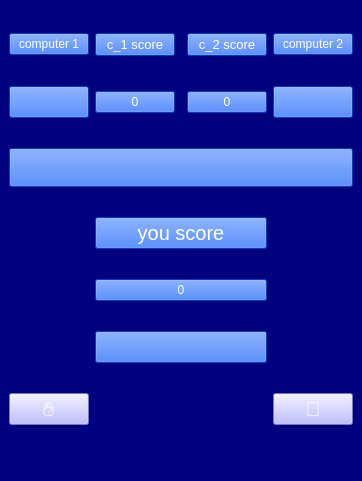
<?xml version="1.0" encoding="UTF-8"?>
<ui version="4.0">
 <class>MainWindow</class>
 <widget class="QMainWindow" name="MainWindow">
  <property name="geometry">
   <rect>
    <x>0</x>
    <y>0</y>
    <width>342</width>
    <height>481</height>
   </rect>
  </property>
  <property name="windowTitle">
   <string>MainWindow</string>
  </property>
  <property name="styleSheet">
   <string notr="true">background-color: rgb(0, 0, 127);
color: rgb(255, 255, 255);</string>
  </property>
  <widget class="QWidget" name="centralwidget">
   <layout class="QGridLayout" name="gridLayout">
    <item row="12" column="0">
     <widget class="QPushButton" name="l">
      <property name="font">
       <font>
        <pointsize>15</pointsize>
       </font>
      </property>
      <property name="styleSheet">
       <string notr="true">background-color: rgb(0, 85, 255);
background-color: rgb(170, 170, 255);</string>
      </property>
      <property name="text">
       <string>✋</string>
      </property>
     </widget>
    </item>
    <item row="0" column="4">
     <widget class="QPushButton" name="pushButton_8">
      <property name="styleSheet">
       <string notr="true">background-color: rgb(0, 85, 255);</string>
      </property>
      <property name="text">
       <string>computer 2</string>
      </property>
     </widget>
    </item>
    <item row="0" column="3">
     <widget class="QPushButton" name="pushButton_6">
      <property name="font">
       <font>
        <pointsize>10</pointsize>
       </font>
      </property>
      <property name="styleSheet">
       <string notr="true">background-color: rgb(0, 85, 255);</string>
      </property>
      <property name="text">
       <string>c_2 score</string>
      </property>
     </widget>
    </item>
    <item row="0" column="1">
     <widget class="QPushButton" name="pushButton_9">
      <property name="font">
       <font>
        <pointsize>10</pointsize>
       </font>
      </property>
      <property name="styleSheet">
       <string notr="true">background-color: rgb(0, 85, 255);</string>
      </property>
      <property name="text">
       <string>c_1 score</string>
      </property>
     </widget>
    </item>
    <item row="1" column="3">
     <widget class="QPushButton" name="c2_s">
      <property name="styleSheet">
       <string notr="true">background-color: rgb(0, 85, 255);</string>
      </property>
      <property name="text">
       <string>0</string>
      </property>
     </widget>
    </item>
    <item row="1" column="4">
     <widget class="QPushButton" name="c_2">
      <property name="font">
       <font>
        <pointsize>15</pointsize>
       </font>
      </property>
      <property name="styleSheet">
       <string notr="true">background-color: rgb(0, 85, 255);</string>
      </property>
      <property name="text">
       <string/>
      </property>
     </widget>
    </item>
    <item row="1" column="1">
     <widget class="QPushButton" name="c1_s">
      <property name="styleSheet">
       <string notr="true">background-color: rgb(0, 85, 255);</string>
      </property>
      <property name="text">
       <string>0</string>
      </property>
     </widget>
    </item>
    <item row="5" column="1" colspan="3">
     <widget class="QPushButton" name="y_s">
      <property name="styleSheet">
       <string notr="true">background-color: rgb(0, 85, 255);</string>
      </property>
      <property name="text">
       <string>0</string>
      </property>
     </widget>
    </item>
    <item row="0" column="0">
     <widget class="QPushButton" name="pushButton_7">
      <property name="styleSheet">
       <string notr="true">background-color: rgb(0, 85, 255);</string>
      </property>
      <property name="text">
       <string>computer 1</string>
      </property>
     </widget>
    </item>
    <item row="4" column="1" colspan="3">
     <widget class="QPushButton" name="pushButton">
      <property name="font">
       <font>
        <pointsize>15</pointsize>
       </font>
      </property>
      <property name="styleSheet">
       <string notr="true">background-color: rgb(0, 85, 255);</string>
      </property>
      <property name="text">
       <string>you score</string>
      </property>
     </widget>
    </item>
    <item row="12" column="4">
     <widget class="QPushButton" name="r">
      <property name="font">
       <font>
        <pointsize>15</pointsize>
       </font>
      </property>
      <property name="styleSheet">
       <string notr="true">background-color: rgb(0, 85, 255);
background-color: rgb(170, 170, 255);</string>
      </property>
      <property name="text">
       <string>👋</string>
      </property>
     </widget>
    </item>
    <item row="2" column="0" colspan="5">
     <widget class="QPushButton" name="text">
      <property name="font">
       <font>
        <pointsize>20</pointsize>
       </font>
      </property>
      <property name="styleSheet">
       <string notr="true">background-color: rgb(0, 85, 255);</string>
      </property>
      <property name="text">
       <string/>
      </property>
     </widget>
    </item>
    <item row="1" column="0">
     <widget class="QPushButton" name="c_1">
      <property name="font">
       <font>
        <pointsize>15</pointsize>
       </font>
      </property>
      <property name="styleSheet">
       <string notr="true">background-color: rgb(0, 85, 255);</string>
      </property>
      <property name="text">
       <string/>
      </property>
     </widget>
    </item>
    <item row="6" column="1" colspan="3">
     <widget class="QPushButton" name="you">
      <property name="font">
       <font>
        <pointsize>15</pointsize>
       </font>
      </property>
      <property name="styleSheet">
       <string notr="true">background-color: rgb(0, 85, 255);</string>
      </property>
      <property name="text">
       <string/>
      </property>
     </widget>
    </item>
   </layout>
  </widget>
  <widget class="QMenuBar" name="menubar">
   <property name="geometry">
    <rect>
     <x>0</x>
     <y>0</y>
     <width>342</width>
     <height>22</height>
    </rect>
   </property>
  </widget>
  <widget class="QStatusBar" name="statusbar"/>
 </widget>
 <resources/>
 <connections/>
</ui>
